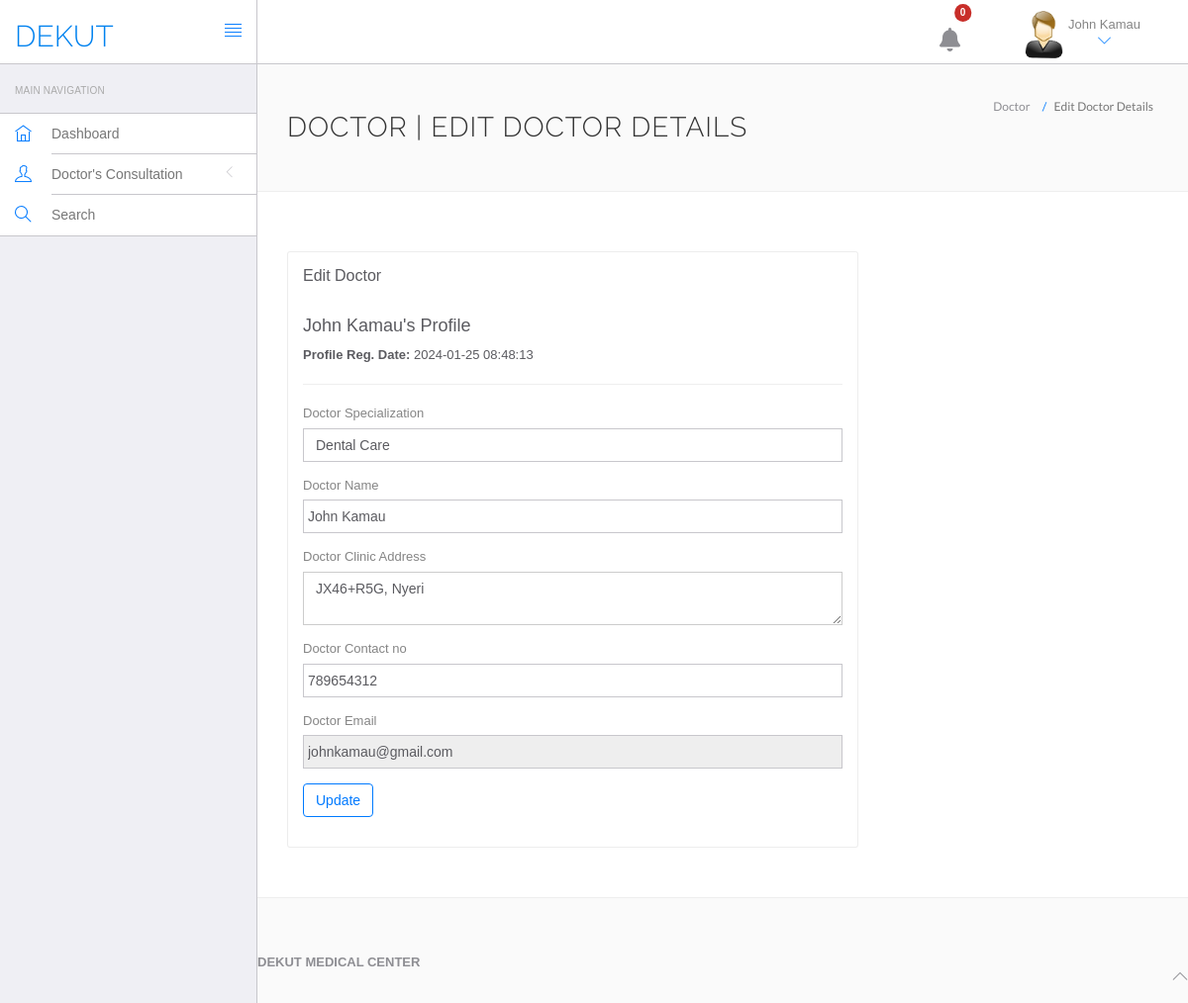
The page /MSC/doctor/edit-profile.php (signed in) on the database its author committed.
### tables this page shows
CREATE TABLE `doctors` (
  `id` int(11) NOT NULL,
  `specilization` varchar(255) DEFAULT NULL,
  `doctorName` varchar(255) DEFAULT NULL,
  `address` longtext DEFAULT NULL,
  `contactno` bigint(11) DEFAULT NULL,
  `docEmail` varchar(255) DEFAULT NULL,
  `password` varchar(255) DEFAULT NULL,
  `creationDate` timestamp NULL DEFAULT current_timestamp(),
  `updationDate` timestamp NULL DEFAULT NULL ON UPDATE current_timestamp()
);

### MSC/doctor/include/notifications.php (called while the page is built, shortened)
<?php
include 'config.php';
$user_id = 1;
$count_sql = "SELECT COUNT(*) AS unread_count FROM notifications WHERE user_id = $user_id AND is_read = 0";
$count_result = mysqli_query($con, $count_sql);
$unread_count = mysqli_fetch_assoc($count_result)['unread_count'];
?>

### MSC/doctor/edit-profile.php (the view, shortened to what this page needs)
<?php
include('include/config.php');
if(strlen($_SESSION['id']==0)) {
 header('location:logout.php');
  } else{
?>
<!DOCTYPE html>
<html lang="en">
	<head>
		<link rel="stylesheet" href="vendor/bootstrap/css/bootstrap.min.css">
		<link rel="stylesheet" href="vendor/fontawesome/css/font-awesome.min.css">
		<link rel="stylesheet" href="vendor/themify-icons/themify-icons.min.css">
		<link href="vendor/animate.css/animate.min.css" rel="stylesheet" media="screen">
		<link href="vendor/perfect-scrollbar/perfect-scrollbar.min.css" rel="stylesheet" media="screen">
		<link href="vendor/switchery/switchery.min.css" rel="stylesheet" media="screen">
		<link href="vendor/bootstrap-touchspin/jquery.bootstrap-touchspin.min.css" rel="stylesheet" media="screen">
		<link href="vendor/select2/select2.min.css" rel="stylesheet" media="screen">
		<link href="vendor/bootstrap-datepicker/bootstrap-datepicker3.standalone.min.css" rel="stylesheet" media="screen">
		<link href="vendor/bootstrap-timepicker/bootstrap-timepicker.min.css" rel="stylesheet" media="screen">
		<link rel="stylesheet" href="assets/css/styles.css">
		<link rel="stylesheet" href="assets/css/plugins.css">
		<link rel="stylesheet" href="assets/css/themes/theme-1.css" id="skin_color" />
	</head>
	<body>
		<div id="app">
<?php include('include/sidebar.php');?>
			<div class="app-content">
				<?php include('include/header.php');?>
				<div class="main-content" >
					<div class="wrap-content container" id="container">
						<section id="page-title">
							<div class="row">
								<div class="col-sm-8">
									<h1 class="mainTitle">Doctor | Edit Doctor Details</h1>
																	</div>
								<ol class="breadcrumb">
									<li>
										<span>Doctor</span>
									</li>
									<li class="active">
										<span>Edit Doctor Details</span>
									</li>
								</ol>
							</div>
						</section>
						<div class="container-fluid container-fullw bg-white">
							<div class="row">
								<div class="col-md-12">
									<div class="row margin-top-30">
										<div class="col-lg-8 col-md-12">
											<div class="panel panel-white">
												<div class="panel-heading">
													<h5 class="panel-title">Edit Doctor</h5>
												</div>
												<div class="panel-body">
									<?php
$did=$_SESSION['dlogin'];
$sql=mysqli_query($con,"select * from doctors where docEmail='$did'");
while($data=mysqli_fetch_array($sql))
{
?>
<h4><?php echo htmlentities($data['doctorName']);?>'s Profile</h4>
<p><b>Profile Reg. Date: </b><?php echo htmlentities($data['creationDate']);?></p>
<hr />
													<form role="form" name="adddoc" method="post" onSubmit="return valid();">
														<div class="form-group">
															<label for="DoctorSpecialization">
																Doctor Specialization
															</label>
							<select name="Doctorspecialization" class="form-control" required="required">
					<option value="<?php echo htmlentities($data['specilization']);?>">
					<?php echo htmlentities($data['specilization']);?></option>
															</select>
														</div>
<div class="form-group">
															<label for="doctorname">
																 Doctor Name
															</label>
	<input type="text" name="docname" class="form-control" value="<?php echo htmlentities($data['doctorName']);?>" >
														</div>
<div class="form-group">
															<label for="address">
																 Doctor Clinic Address
															</label>
					<textarea name="clinicaddress" class="form-control"><?php echo htmlentities($data['address']);?></textarea>
														</div>
<div class="form-group">
<div class="form-group">
									<label for="fess">
																 Doctor Contact no
															</label>
					<input type="text" name="doccontact" class="form-control" required="required"  value="<?php echo htmlentities($data['contactno']);?>">
														</div>
<div class="form-group">
									<label for="fess">
																 Doctor Email
															</label>
					<input type="email" name="docemail" class="form-control"  readonly="readonly"  value="<?php echo htmlentities($data['docEmail']);?>">
														</div>
														<?php } ?>
														<button type="submit" name="submit" class="btn btn-o btn-primary">
															Update
														</button>
													</form>
												</div>
											</div>
										</div>
											</div>
										</div>
								</div>
					</div>
				</div>
			</div>
	<?php include('include/footer.php');?>
		</div>
	</body>
</html>
<?php } ?>

### MSC/doctor/include/header.php (shortened to what this page needs)
<?php error_reporting(0);
include 'notifications.php';
?>
<header class="navbar navbar-default navbar-static-top">
<link rel="stylesheet" href="https://cdnjs.cloudflare.com/ajax/libs/font-awesome/6.0.0-beta3/css/all.min.css">
					<div class="navbar-header">
						<a class="navbar-brand" href="#">
							<h2 style="padding-top:20%;color:#0082ef">DEKUT</h2>
						</a>
						<a href="#" class="sidebar-toggler pull-right visible-md visible-lg" data-toggle-class="app-sidebar-closed" data-toggle-target="#app">
							<i class="ti-align-justify"></i>
						</a>
					</div>
					<div class="navbar-collapse collapse">
						<ul class="nav navbar-right">
								<li  style="padding-top:10% ">
								<div class="notification-container">
        <i id="bell" class="fas fa-bell" style="font-size:24px; margin:0px 50px; cursor: pointer;"></i>
		<span id="notificationLabel" class="badge badge-danger"><?php echo $unread_count; ?></span>
    </div>
							</li>
							<li class="dropdown current-user">
								<a href class="dropdown-toggle" data-toggle="dropdown">
									<img src="assets/images/images.jpg" > <span class="username">
									<?php $query=mysqli_query($con,"select doctorName from doctors where id='".$_SESSION['id']."'");
while($row=mysqli_fetch_array($query))
{
	echo $row['doctorName'];
}
									?> <i class="ti-angle-down"></i></i></span>
								</a>
							</li>
						</ul>
					</div>
				</header>

### MSC/doctor/assets/css/themes/theme-1.css (style rules this page uses)
body { background: #FAFAFA; }
header .navbar-header { background: #ffffff !important; border-right-color: #c8c7cc !important; border-bottom-color: #c8c7cc !important; }
header .navbar-header .sidebar-toggler, header .navbar-header .sidebar-mobile-toggler { color: #007aff !important; }
header .navbar-header .navbar-brand { color: #777 !important; }
header .navbar-collapse { background: #ffffff !important; border-bottom-color: #c8c7cc !important; box-shadow: none !important; }
header .navbar-collapse .navbar-right > li > a { color: #777; }
header .navbar-collapse .navbar-right > li > a i { color: #007aff !important; }

### rows shown on the page
doctors: doctorName "John Kamau", creationDate "2024-01-25 08:48:13", Doctorspecialization "Dental Care", docname "John Kamau", clinicaddress "JX46+R5G, Nyeri", doccontact "789654312", docemail "johnkamau@gmail.com"

### other values the page prints
$unread_count "0"
